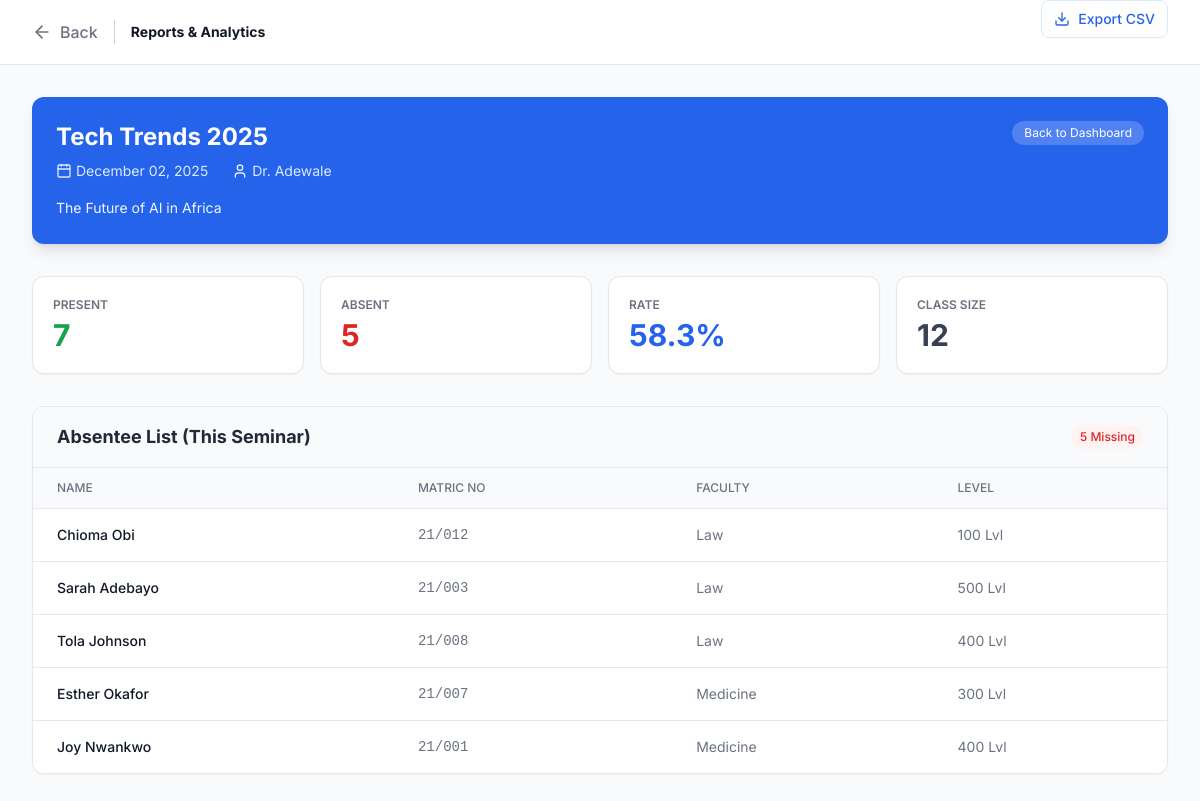
Screenshot of /report_view.php?seminar_id=1 with the database file from the repository.
### tables this page shows
CREATE TABLE `Seminar` (
  `SeminarID` int(10) UNSIGNED NOT NULL,
  `Topic` varchar(255) NOT NULL,
  `Description` text DEFAULT NULL,
  `TargetLevels` varchar(50) DEFAULT 'All',
  `EventDate` date NOT NULL,
  `EventTime` time NOT NULL,
  `Faculty` varchar(100) DEFAULT NULL,
  `VenueID` int(10) UNSIGNED DEFAULT NULL,
  `SpeakerID` int(10) UNSIGNED DEFAULT NULL,
  `CreatedAt` timestamp NOT NULL DEFAULT current_timestamp()
);

CREATE TABLE `Speaker` (
  `SpeakerID` int(10) UNSIGNED NOT NULL,
  `SpeakerName` varchar(255) NOT NULL,
  `SpeakerBio` text DEFAULT NULL,
  `ContactEmail` varchar(100) DEFAULT NULL
);

CREATE TABLE `Student` (
  `StudentID` int(10) UNSIGNED NOT NULL,
  `MatricNo` varchar(50) NOT NULL,
  `FullName` varchar(255) NOT NULL,
  `Faculty` varchar(100) NOT NULL,
  `Level` int(11) NOT NULL,
  `Email` varchar(100) DEFAULT NULL,
  `CreatedAt` timestamp NOT NULL DEFAULT current_timestamp()
);

### report_logic.php (called while the page is built, shortened)
<?php
$servername = "localhost";
$username = "root";
$password = "";
$dbname = "ChapelSeminarDB";
$conn = new mysqli($servername, $username, $password, $dbname);
$selectedSeminarID = isset($_GET['seminar_id']) ? intval($_GET['seminar_id']) : 0;
$totalStudents = $conn->query("SELECT COUNT(*) as c FROM Student")->fetch_assoc()['c'];
if ($selectedSeminarID > 0) {
    $stmt = $conn->prepare("SELECT Sem.*, Sp.SpeakerName FROM Seminar Sem
                            LEFT JOIN Speaker Sp ON Sem.SpeakerID = Sp.SpeakerID
                            WHERE Sem.SeminarID = ?");
    $stmt->bind_param("i", $selectedSeminarID);
    $stmt->execute();
    $seminarDetails = $stmt->get_result()->fetch_assoc();
    $res = $conn->query("SELECT COUNT(*) as c FROM Attendance WHERE SeminarID = $selectedSeminarID AND AttendanceStatus='Present'");
    $presentCount = $res ? $res->fetch_assoc()['c'] : 0;
    $absentCount = ($totalStudents > 0) ? ($totalStudents - $presentCount) : 0;
    $attendanceRate = ($totalStudents > 0) ? round(($presentCount / $totalStudents) * 100, 1) : 0;
    $specificStats = ['present' => $presentCount, 'absent' => $absentCount, 'rate' => $attendanceRate, 'total' => $totalStudents];
    $absentSql = "SELECT FullName, MatricNo, Faculty, Level FROM Student
                  WHERE StudentID NOT IN (SELECT StudentID FROM Attendance WHERE SeminarID = $selectedSeminarID)
                  ORDER BY Faculty ASC, FullName ASC";
    $specificAbsentees = $conn->query($absentSql);
}
?>

### report_view.php (the view, shortened to what this page needs)
<?php require_once 'report_logic.php'; ?>
<!DOCTYPE html>
<html lang="en">
<head>
    <script src="https://cdn.tailwindcss.com"></script>
</head>
<body class="text-gray-800">
    <nav class="bg-white border-b border-gray-200 sticky top-0 z-50">
        <div class="max-w-7xl mx-auto px-4 sm:px-6 lg:px-8">
            <div class="flex justify-between h-16">
                <div class="flex items-center gap-4">
                    <a href="seminar.html" class="text-gray-500 hover:text-gray-900 font-medium flex items-center gap-2">
                        <i data-lucide="arrow-left" class="w-5 h-5"></i> Back
                    </a>
                    <span class="text-sm font-bold text-gray-900">Reports & Analytics</span>
                </div>
                <div>
                    <a href="report_logic.php?export=csv<?php echo $selectedSeminarID ? '&seminar_id='.$selectedSeminarID : ''; ?>" class="text-blue-600 hover:text-blue-800 text-sm font-medium flex items-center gap-2 px-3 py-2 border border-blue-100 rounded-lg hover:bg-blue-50 transition-colors">
                        <i data-lucide="download" class="w-4 h-4"></i> Export CSV
                    </a>
                </div>
            </div>
        </div>
    </nav>
    <main class="max-w-7xl mx-auto px-4 sm:px-6 lg:px-8 py-8">
        <?php if ($selectedSeminarID > 0 && $seminarDetails): ?>
            <div class="bg-blue-600 rounded-xl p-6 text-white shadow-lg mb-8">
                <div class="flex justify-between items-start">
                    <h1 class="text-2xl font-bold mb-2"><?php echo htmlspecialchars($seminarDetails['Topic']); ?></h1>
                    <a href="report_view.php" class="text-xs bg-white/20 hover:bg-white/30 px-3 py-1 rounded-full text-white transition-colors">Back to Dashboard</a>
                </div>
                <div class="flex flex-wrap gap-6 text-blue-100 text-sm">
                    <span class="flex items-center gap-1"><i data-lucide="calendar" class="w-4 h-4"></i> <?php echo date("F d, Y", strtotime($seminarDetails['EventDate'])); ?></span>
                    <span class="flex items-center gap-1"><i data-lucide="user" class="w-4 h-4"></i> <?php echo htmlspecialchars($seminarDetails['SpeakerName'] ?? 'Guest'); ?></span>
                </div>
                <p class="mt-4 text-blue-50 text-sm leading-relaxed max-w-2xl"><?php echo htmlspecialchars($seminarDetails['Description']); ?></p>
            </div>
            <div class="grid grid-cols-1 md:grid-cols-4 gap-4 mb-8">
                <div class="bg-white p-5 rounded-xl border border-gray-200 shadow-sm"><p class="text-xs font-semibold text-gray-500 uppercase">Present</p><p class="text-3xl font-bold text-green-600 mt-1"><?php echo $specificStats['present']; ?></p></div>
                <div class="bg-white p-5 rounded-xl border border-gray-200 shadow-sm"><p class="text-xs font-semibold text-gray-500 uppercase">Absent</p><p class="text-3xl font-bold text-red-600 mt-1"><?php echo $specificStats['absent']; ?></p></div>
                <div class="bg-white p-5 rounded-xl border border-gray-200 shadow-sm"><p class="text-xs font-semibold text-gray-500 uppercase">Rate</p><p class="text-3xl font-bold text-blue-600 mt-1"><?php echo $specificStats['rate']; ?>%</p></div>
                <div class="bg-white p-5 rounded-xl border border-gray-200 shadow-sm"><p class="text-xs font-semibold text-gray-500 uppercase">Class Size</p><p class="text-3xl font-bold text-gray-700 mt-1"><?php echo $specificStats['total']; ?></p></div>
            </div>
            <div class="bg-white border border-gray-200 rounded-xl shadow-sm overflow-hidden mb-8">
                <div class="px-6 py-4 border-b border-gray-200 bg-gray-50 flex justify-between items-center">
                    <h3 class="text-lg font-bold text-gray-800">Absentee List (This Seminar)</h3>
                    <span class="text-xs font-medium text-red-600 bg-red-50 px-2 py-1 rounded-full"><?php echo $specificStats['absent']; ?> Missing</span>
                </div>
                <div class="overflow-x-auto">
                    <table class="min-w-full divide-y divide-gray-200">
                        <thead class="bg-gray-50">
                            <tr><th class="px-6 py-3 text-left text-xs font-medium text-gray-500 uppercase">Name</th><th class="px-6 py-3 text-left text-xs font-medium text-gray-500 uppercase">Matric No</th><th class="px-6 py-3 text-left text-xs font-medium text-gray-500 uppercase">Faculty</th><th class="px-6 py-3 text-left text-xs font-medium text-gray-500 uppercase">Level</th></tr>
                        </thead>
                        <tbody class="bg-white divide-y divide-gray-200">
                            <?php if ($specificAbsentees && $specificAbsentees->num_rows > 0):
                                while($stu = $specificAbsentees->fetch_assoc()): ?>
                                <tr class="hover:bg-gray-50">
                                    <td class="px-6 py-4 text-sm font-medium text-gray-900"><?php echo htmlspecialchars($stu['FullName']); ?></td>
                                    <td class="px-6 py-4 text-sm text-gray-500 font-mono"><?php echo htmlspecialchars($stu['MatricNo']); ?></td>
                                    <td class="px-6 py-4 text-sm text-gray-500"><?php echo htmlspecialchars($stu['Faculty']); ?></td>
                                    <td class="px-6 py-4 text-sm text-gray-500"><?php echo htmlspecialchars($stu['Level']); ?> Lvl</td>
                                </tr>
                            <?php endwhile; else: ?>
                                <tr><td colspan="4" class="px-6 py-10 text-center text-gray-500">🎉 Everyone is present!</td></tr>
                            <?php endif; ?>
                        </tbody>
                    </table>
                </div>
            </div>
        <?php endif; ?>
    </main>
</body>
</html>

### report_view.php (style rules this page uses)
body { font-family: 'Inter', sans-serif; background-color: #f8fafc; }

### rows the page displays
seminar: Topic "Tech Trends 2025", EventDate "December 02, 2025", SpeakerID.SpeakerName "Dr. Adewale", Description "The Future of AI in Africa"
student: FullName "Chioma Obi", MatricNo "21/012", Faculty "Law", Level "100"
student: FullName "Sarah Adebayo", MatricNo "21/003", Faculty "Law", Level "500"
student: FullName "Tola Johnson", MatricNo "21/008", Faculty "Law", Level "400"
student: FullName "Esther Okafor", MatricNo "21/007", Faculty "Medicine", Level "300"
student: FullName "Joy Nwankwo", MatricNo "21/001", Faculty "Medicine", Level "400"

### other values shown
$specificStats['present'] "7"
$specificStats['absent'] "5"
$specificStats['rate'] "58.3"
$specificStats['total'] "12"
